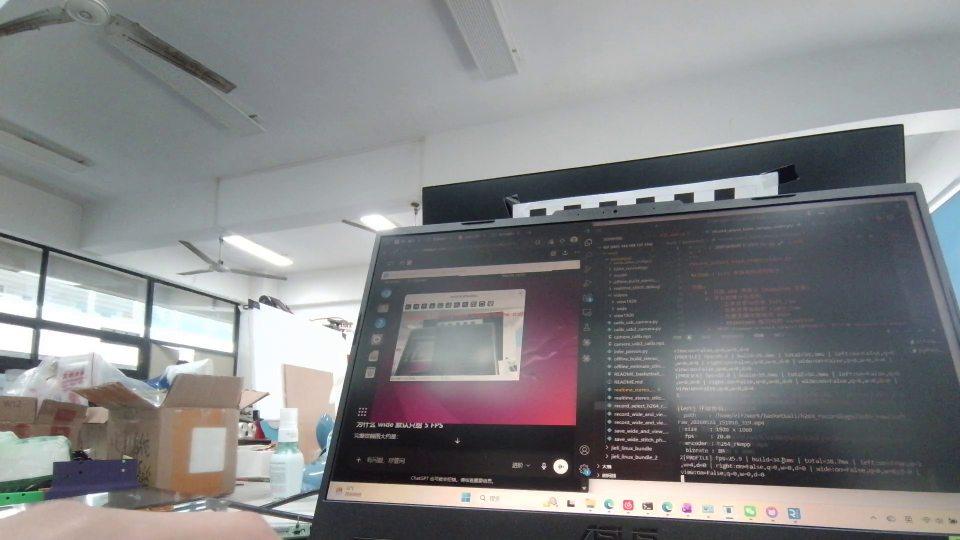
#> input picture frame 7 of basketball/h264_recordings/left_raw/left_raw_20260524_151016_319.mp4, 1920 x 1080 px, given in place of the camera (shown at 1/2 size)
$ python calib_usb_camera.py --mode capture   (older library calls are emulated)
#> lines starting #> are read from the running program, lines starting #| are printed output that depends on the picture
#!/usr/bin/env python3
# -*- coding: utf-8 -*-

"""
USB 摄像头棋盘格标定 + 实时畸变矫正程序

功能概述：
    本程序使用 OpenCV 对 USB 摄像头进行棋盘格标定，获取相机内参矩阵和畸变系数，
    然后利用这些参数对摄像头画面进行实时畸变矫正。

适用场景：
    1. Linux / RK3588 / USB 摄像头
    2. OpenCV 支持 V4L2，但不支持 GStreamer
    3. 摄像头节点例如 /dev/video41
    4. 棋盘格标定板：
       - 方格边长 3 mm/22mm
       - 图案阵列 12 x 9 个方格
       - OpenCV 实际使用 11 x 8 个内角点

使用流程（三步走）：
    1. 采集棋盘格图片：
       python3 calib_usb_camera.py --mode capture

    2. 根据图片计算相机内参和畸变参数：
       python3 calib_usb_camera.py --mode calibrate

    3. 实时畸变矫正：
       python3 calib_usb_camera.py --mode undistort

相机标定原理简述：
    相机镜头（尤其是广角/鱼眼镜头）会引入径向畸变和切向畸变，导致图像中的直线变弯曲。
    通过拍摄已知几何结构的棋盘格标定板，利用 OpenCV 的张正友标定法，可以从多张图片中
    反推出相机的内参矩阵（焦距、主点）和畸变系数（k1, k2, k3 径向 + p1, p2 切向），
    然后用这些参数对图像做反向映射，消除畸变。
"""

import os
import glob
import time
import argparse
import sys
import select
import termios
import tty

import cv2
import numpy as np


# =============================================================================
# 标定板参数
# =============================================================================
# 棋盘格图案是 12 x 9 个方格（黑白相间的格子）。
# OpenCV 的 findChessboardCorners() 需要的是"内角点"数量，而不是方格数量。
# 内角点 = 方格数 - 1，所以 12 x 9 方格对应 11 x 8 内角点。
#
# 什么是内角点？
#   想象一个 3x3 的棋盘格（4 个方格），中间有 1 个点是四个方格共享的角，
#   这就是内角点。边上的角点不算内角点。
DEFAULT_BOARD_COLS = 11          # 横向内角点数量（= 方格横向数 - 1）
DEFAULT_BOARD_ROWS = 8           # 纵向内角点数量（= 方格纵向数 - 1）

# 每个方格的实际物理边长，单位 mm。
# 这个值用于将像素坐标转换为物理坐标，对畸变矫正本身无影响，
# 但会影响求出的平移向量的单位。
# DEFAULT_SQUARE_SIZE = 3.0
DEFAULT_SQUARE_SIZE = 22.0
# USB 摄像头实时畸变矫正后图片保存目录
USB_UNDISTORT_SAVE_DIR = "/home/elf/work/basketball/stereo_undistorted_calib/Right"
# =============================================================================
# 摄像头默认参数
# =============================================================================
DEFAULT_DEVICE = "/dev/video43"  # Linux 摄像头设备节点路径
DEFAULT_WIDTH = 1920             # 采集图像宽度（像素）
DEFAULT_HEIGHT = 1080            # 采集图像高度（像素）
DEFAULT_FPS = 30                 # 采集帧率


# =============================================================================
# 亚像素角点优化参数
# =============================================================================
# 亚像素优化（cornerSubPix）可以在检测到的角点基础上，进一步提高精度到亚像素级别。
# 原理：在角点周围的小窗口内，沿梯度方向迭代搜索，使角点位置更加精确。
#
# winSize：搜索窗口大小。窗口越大，抗噪声能力越强，但精度可能降低。
# zeroZone：零区域大小，(-1, -1) 表示不使用零区域。
# criteria：迭代终止条件，包含最大迭代次数和最小误差变化量。
#
# 全分辨率标定使用更严格的参数（大窗口、多次迭代、低误差阈值），
# 实时预览使用较宽松的参数（小窗口、少迭代）以保证帧率。
SUBPIX_WIN_SIZE_FULL = (11, 11)       # 全分辨率检测的搜索窗口
SUBPIX_WIN_SIZE_PREVIEW = (7, 7)      # 实时预览的搜索窗口（更小，更快）

SUBPIX_CRITERIA_FULL = (
    cv2.TERM_CRITERIA_EPS | cv2.TERM_CRITERIA_MAX_ITER,  # 同时满足精度或迭代次数时停止
    30,       # 最大迭代次数
    0.001     # 最小误差变化量（像素）
)

SUBPIX_CRITERIA_PREVIEW = (
    cv2.TERM_CRITERIA_EPS | cv2.TERM_CRITERIA_MAX_ITER,
    20,       # 预览时迭代次数更少，提高帧率
    0.01      # 预览时误差阈值更宽松
)

# 棋盘格检测标志位
# CALIB_CB_ADAPTIVE_THRESH：使用自适应阈值二值化，增强对光照不均匀场景的适应性。
#   原理：将图像分成多个小块，每块独立计算阈值，避免全局阈值在光照不均时失效。
# CALIB_CB_NORMALIZE_IMAGE：归一化图像亮度，进一步增强对光照变化的鲁棒性。
CHESSBOARD_FLAGS = (
    cv2.CALIB_CB_ADAPTIVE_THRESH |
    cv2.CALIB_CB_NORMALIZE_IMAGE
)


class FPSCounter:
    """
    实时 FPS 计算器。

    工作原理：
        每次调用 update() 时累加帧计数，当距离上次统计时间 >= 1 秒时，
        计算 FPS = 帧数 / 经过时间，然后重置计数器。

    用法：
        fps_counter = FPSCounter()
        while True:
            # ... 处理一帧 ...
            fps = fps_counter.update()
            print(f"FPS: {fps:.1f}")
    """

    def __init__(self):
        """初始化 FPS 计算器。"""
        self._last_time = time.time()   # 上次统计的时间点
        self._frame_count = 0           # 当前统计周期内的帧数
        self._fps = 0.0                 # 最近一次计算得到的 FPS

    def update(self):
        """
        更新帧计数并返回当前 FPS。

        返回：
            float：当前 FPS 值。如果不到 1 秒，返回上一次的 FPS 值。
        """
        self._frame_count += 1
        now = time.time()
        elapsed = now - self._last_time

        # 每隔至少 1 秒重新计算一次 FPS
        if elapsed >= 1.0:
            self._fps = self._frame_count / elapsed
            self._frame_count = 0
            self._last_time = now

        return self._fps


class TerminalKeyReader:
    """
    终端按键读取器（非阻塞模式）。

    背景：
        在 Linux 环境下，OpenCV 的图像窗口（imshow）可能无法正确获取键盘焦点，
        导致 cv2.waitKey() 读不到按键。此时用户按下的字符会直接进入终端。

    解决方案：
        将终端设置为 cbreak 模式（也叫 raw 模式的简化版），使得：
        1. 按键立即返回，不需要按 Enter
        2. 按键不会回显到终端
        3. 可以用 select() 做非阻塞读取

    注意：
        退出时必须恢复终端设置，否则终端会显示异常（如不回显输入的字符）。

    用法：
        with TerminalKeyReader() as key_reader:
            while True:
                key = key_reader.read_key()
                if key == 'q':
                    break
    """

    def __init__(self):
        self.enabled = False        # 是否成功启用了 cbreak 模式
        self.old_settings = None    # 保存原始终端设置，用于退出时恢复

    def __enter__(self):
        """
        进入上下文管理器时，将终端切换为 cbreak 模式。

        只有当 stdin 是终端（而不是管道或重定向）时才启用。
        """
        if sys.stdin.isatty():
            self.enabled = True
            # 保存当前终端设置
            self.old_settings = termios.tcgetattr(sys.stdin)
            # 设置为 cbreak 模式：字符级输入，不需要按 Enter
            tty.setcbreak(sys.stdin.fileno())
        return self

    def __exit__(self, exc_type, exc_val, exc_tb):
        """
        退出上下文管理器时，恢复原始终端设置。

        这一步非常重要！如果不恢复，终端可能处于异常状态。
        """
        if self.enabled and self.old_settings is not None:
            termios.tcsetattr(
                sys.stdin,
                termios.TCSADRAIN,  # 等待输出完成后再修改设置
                self.old_settings
            )

    def read_key(self):
        """
        非阻塞读取一个终端按键。

        返回：
            str 或 None：读到的字符，没有按键时返回 None。
        """
        if not self.enabled:
            return None

        # select() 检查 stdin 是否有数据可读，超时设为 0（立即返回）
        readable, _, _ = select.select([sys.stdin], [], [], 0)

        if readable:
            return sys.stdin.read(1)

        return None


def open_usb_camera(device, width, height, fps, use_mjpg=True):
    """
    打开 USB 摄像头。

    背景：
        本程序的 OpenCV 编译时没有 GStreamer 支持（编译信息中 GStreamer = NO），
        因此不能使用 GStreamer pipeline 打开摄像头，只能使用 V4L2 后端。

    关于 MJPG 格式：
        USB 2.0 的带宽有限（约 480 Mbps 理论值，实际更低）。
        如果使用 YUYV（未压缩）格式传输 1920x1080@30fps 的图像：
            1920 * 1080 * 2 (YUYV每像素2字节) * 30 = 约 124 MB/s = 992 Mbps
        这远超 USB 2.0 带宽，会导致丢帧或无法设置高分辨率。

        MJPG 是 JPEG 压缩格式，每帧压缩后通常只有 50~200 KB，
        大幅降低 USB 带宽需求，使 1920x1080@30fps 在 USB 2.0 上也能工作。

    参数：
        device (str)：摄像头设备节点路径，例如 "/dev/video41"
        width (int)：期望的图像宽度（像素）
        height (int)：期望的图像高度（像素）
        fps (int)：期望的帧率
        use_mjpg (bool)：是否请求 MJPG 格式，默认 True

    返回：
        cv2.VideoCapture：已配置好的摄像头对象

    异常：
        RuntimeError：无法打开摄像头时抛出
    """
    # 使用 V4L2 后端打开摄像头
    # cv2.CAP_V4L2 指定使用 Video4Linux2 API（Linux 标准摄像头接口）
    cap = cv2.VideoCapture(device, cv2.CAP_V4L2)

    # 设置缓冲区大小为 1，只保留最新的一帧。
    # 默认缓冲区可能有 3~5 帧，处理慢时会导致画面严重延迟。
    cap.set(cv2.CAP_PROP_BUFFERSIZE, 1)

    if not cap.isOpened():
        raise RuntimeError(f"无法打开摄像头：{device}")

    # 请求摄像头使用 MJPG 编码格式
    if use_mjpg:
        fourcc = cv2.VideoWriter_fourcc(*"MJPG")
        cap.set(cv2.CAP_PROP_FOURCC, fourcc)

    # 设置分辨率和帧率
    cap.set(cv2.CAP_PROP_FRAME_WIDTH, width)
    cap.set(cv2.CAP_PROP_FRAME_HEIGHT, height)
    cap.set(cv2.CAP_PROP_FPS, fps)

    # 读回实际设置值（摄像头可能无法完全满足请求，需要确认实际值）
    real_width = int(cap.get(cv2.CAP_PROP_FRAME_WIDTH))
    real_height = int(cap.get(cv2.CAP_PROP_FRAME_HEIGHT))
    real_fps = cap.get(cv2.CAP_PROP_FPS)
    real_fourcc = int(cap.get(cv2.CAP_PROP_FOURCC))

    # FOURCC 是 4 字节编码，这里把它转成人类可读的字符串
    # 例如 MJPG -> "MJPG"，YUYV -> "YUYV"
    fourcc_str = "".join([
        chr((real_fourcc >> 8 * i) & 0xFF)
        for i in range(4)
    ])

    print("摄像头已打开：")
    print(f"  device      : {device}")
    print(f"  width       : {real_width}")
    print(f"  height      : {real_height}")
    print(f"  fps         : {real_fps}")
    print(f"  fourcc      : {fourcc_str}")

    return cap


# [143 lines left out: functions create_object_points, find_corners, not called in this run]


def capture_images(args):
    """
    手动采集标定图片。

    功能：
        打开摄像头实时预览画面，用户可以手动控制何时保存图片。
        画面上会实时显示棋盘格角点的检测结果，方便用户判断标定板位置是否合适。

    按键说明：
        c — 保存当前检测到角点的标定图（会先对原始分辨率重新检测确认）
        s — 直接保存当前原图（不检测角点，用于快速保存）
        q / Esc — 退出采集

    性能优化：
        1. 不是每一帧都做角点检测，而是每隔 detect_every 帧检测一次
        2. 检测时可以使用缩小的图像（detect_scale），提高实时显示帧率
        3. 保存标定图时仍然保存原始 1920x1080 图像，不受预览缩放影响

    参数：
        args (argparse.Namespace)：命令行参数，包含 device, width, height, fps, output_dir 等
    """
    # 创建输出目录（如果不存在）
    os.makedirs(args.output_dir, exist_ok=True)

    # 打开摄像头
    cap = open_usb_camera(
        device=args.device,
        width=args.width,
        height=args.height,
        fps=args.fps,
        use_mjpg=not args.no_mjpg
    )

    # 统计已有标定图片数量（用于自动编号）
    saved_count = len(glob.glob(os.path.join(args.output_dir, "calib_*.jpg")))

    print("\n采集说明：")
    print("  按 c：保存当前检测成功的棋盘格图片")
    print("  按 s：直接保存当前原图，不管是否检测到角点")
    print("  按 q 或 Esc：退出")
    if args.headless:
        print("  [headless 模式] 无显示窗口，纯终端控制")
    print("  如果按键进入终端也没关系，本程序现在也能读取终端按键")
    print("  建议采集 15~30 张有效图片\n")

    print("当前标定板参数：")
    print("  图案阵列：12 x 9 方格")
    print(f"  内角点：{args.board_cols} x {args.board_rows}")
    print(f"  方格边长：{args.square_size} mm\n")

    print("实时检测参数：")
    print(f"  detect_every : {args.detect_every}")
    print(f"  detect_scale : {args.detect_scale}")
    print("  如果帧率低，可以增大 --detect-every 或减小 --detect-scale")
    print("  如果一直识别不到角点，可以把 --detect-scale 改成 1.0\n")

    # 初始化 FPS 计算器
    fps_counter = FPSCounter()

    frame_index = 0               # 帧计数器，用于控制每隔多少帧检测一次
    last_frame = None             # 最近一帧的原始图像（用于保存）
    last_found = False            # 最近一次检测是否找到角点
    last_corners = None           # 最近一次检测到的角点坐标

    # 使用 TerminalKeyReader 同时支持 OpenCV 窗口按键和终端按键
    with TerminalKeyReader() as key_reader:
        while True:
            ret, frame = cap.read()
#> frame is the input picture: shape (1080, 1920, 3); mean B, G, R 133.6, 132.4, 131.9

            if not ret:
                print("警告：读取摄像头帧失败")
                continue

            # 保存原始帧的副本（用于后续保存标定图）
            last_frame = frame.copy()
            frame_index += 1

            # 计算并显示 FPS
            show_fps = fps_counter.update()

            # 每隔 detect_every 帧检测一次角点
            # 这样可以避免每帧都做昂贵的角点检测，保证实时预览的流畅度
            if frame_index % args.detect_every == 0:
                last_found, last_corners, _ = find_corners(
                    frame,
                    args.board_cols,
                    args.board_rows,
                    detect_scale=args.detect_scale
                )

            # ==================== 画面绘制 ====================
            if not args.headless:
                display = frame.copy()

                if last_found and last_corners is not None:
                    # 在画面上绘制检测到的棋盘格角点
                    # drawChessboardCorners 会画出角点和连接线
                    cv2.drawChessboardCorners(
                        display,
                        (args.board_cols, args.board_rows),
                        last_corners,
                        last_found
                    )

                    status_text = "Corners FOUND | c: save calibration image"
                    status_color = (0, 255, 0)  # 绿色 = 检测成功
                else:
                    status_text = "Corners NOT found | move board closer / improve light"
                    status_color = (0, 0, 255)  # 红色 = 未检测到

                # 显示状态信息
                cv2.putText(
                    display,
                    status_text,
                    (30, 40),
                    cv2.FONT_HERSHEY_SIMPLEX,
                    0.8,
                    status_color,
                    2
                )

                cv2.putText(
                    display,
                    f"Saved: {saved_count} | Preview FPS: {show_fps:.1f}",
                    (30, 80),
                    cv2.FONT_HERSHEY_SIMPLEX,
                    0.8,
                    (255, 255, 0),  # 青色
                    2
                )

                cv2.putText(
                    display,
                    "Keys: c=save valid | s=save raw | q/Esc=quit",
                    (30, 120),
                    cv2.FONT_HERSHEY_SIMPLEX,
                    0.8,
                    (255, 255, 255),  # 白色
                    2
                )
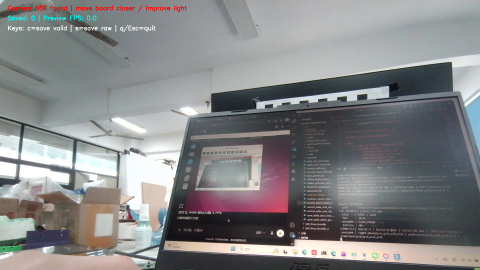
#> display: shape (1080, 1920, 3) (shown at 1/4 size); mean B, G, R 133.7, 132.6, 132.3

                # 缩放显示画面（不影响保存的原始图像）
                if args.display_scale != 1.0:
                    display_show = cv2.resize(
                        display,
                        None,
                        fx=args.display_scale,
                        fy=args.display_scale,
                        interpolation=cv2.INTER_AREA
                    )
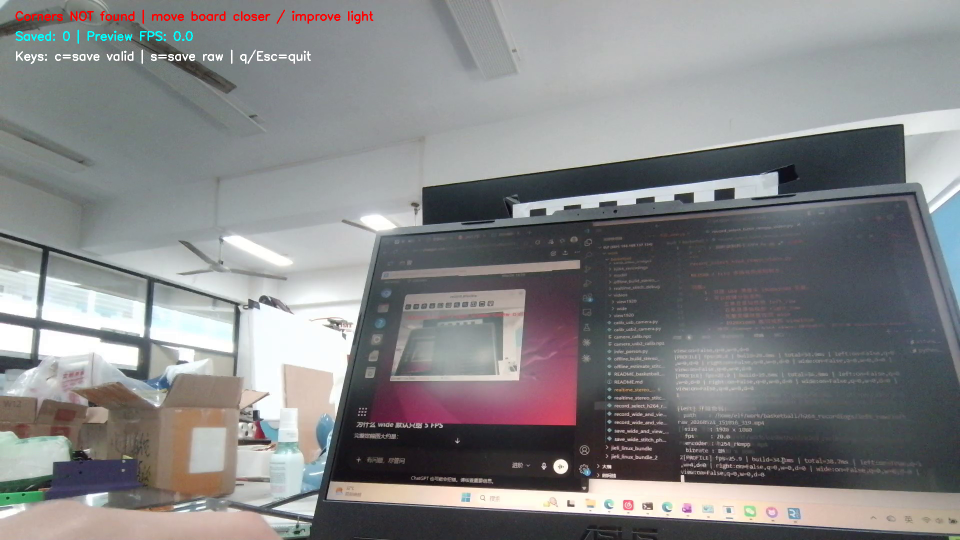
#> display_show: shape (540, 960, 3); mean B, G, R 133.8, 132.7, 132.4
                else:
                    display_show = display

                cv2.imshow("capture calibration images", display_show)

            # ==================== 按键处理 ====================
            # 同时读取 OpenCV 窗口按键和终端按键，取先收到的那个
            cv_key = -1
            if not args.headless:
                cv_key = cv2.waitKey(1)
#> (key Esc is pressed here)
#> (the rest of the program and of its run is left out)
